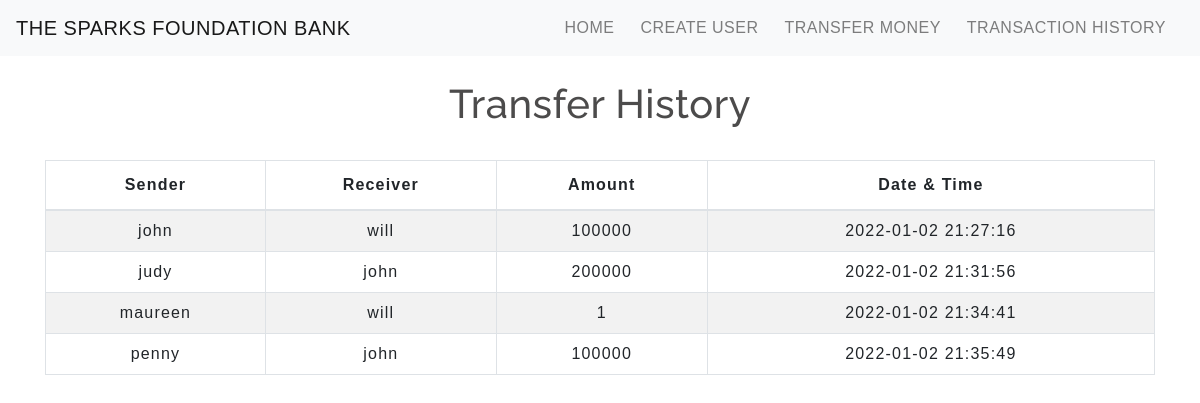
The page /history.php on the database its author committed.
### tables this page shows
CREATE TABLE `transaction` (
  `sender` varchar(20) NOT NULL,
  `receiver` varchar(20) NOT NULL,
  `balance` int(11) NOT NULL,
  `datetime` timestamp NOT NULL DEFAULT current_timestamp() ON UPDATE current_timestamp()
);

### history.php (the view, shortened to what this page needs)
<!DOCTYPE html>
<html lang="en">
<head>
    <link rel="stylesheet" href="https://stackpath.bootstrapcdn.com/bootstrap/4.5.2/css/bootstrap.min.css">
    <link rel="stylesheet" type="text/css" href="css/table.css">
    <link rel="stylesheet" type="text/css" href="css/navbar.css">
</head>
<body>
<?php
  include 'navbar.php';
?>
	<div class="container">
        <h2 class="text-center pt-4">Transfer History</h2>
       <br>
       <div class="table-responsive-sm">
    <table class="table table-hover table-striped table-condensed table-bordered">
        <thead>
            <tr>
                <th class="text-center">Sender</th>
                <th class="text-center">Receiver</th>
                <th class="text-center">Amount</th>
                <th class="text-center">Date & Time</th>
            </tr>
        </thead>
        <tbody>
        <?php
            include 'config.php';
            $sql ="select * from transaction";
            $query =mysqli_query($conn, $sql);
            while($rows = mysqli_fetch_assoc($query))
            {
        ?>
            <tr>
            <td class="py-2"><?php echo $rows['sender']; ?></td>
            <td class="py-2"><?php echo $rows['receiver']; ?></td>
            <td class="py-2"><?php echo $rows['balance']; ?> </td>
            <td class="py-2"><?php echo $rows['datetime']; ?> </td>
        <?php
            }
        ?>
        </tbody>
    </table>
    </div>
</div>
</body>
</html>

### table.css (style rules this page uses)
* { padding: 0; margin: 0; box-sizing: border-box; font-family: sans-serif; }
h2 { font-size: 40px; }
table { letter-spacing: 1.2px; }
td { text-align: center; }

### navbar.css (style rules this page uses)
h2 { color: #4C4B4B; letter-spacing: 0.5px; font-family: raleway; }

### history.php (style rules this page uses)
body { background-color: #FFFFFF; }

### rows shown on the page
transaction: sender "john", receiver "will", balance "100000", datetime "2022-01-02 21:27:16"
transaction: sender "judy", receiver "john", balance "200000", datetime "2022-01-02 21:31:56"
transaction: sender "maureen", receiver "will", balance "1", datetime "2022-01-02 21:34:41"
transaction: sender "penny", receiver "john", balance "100000", datetime "2022-01-02 21:35:49"
